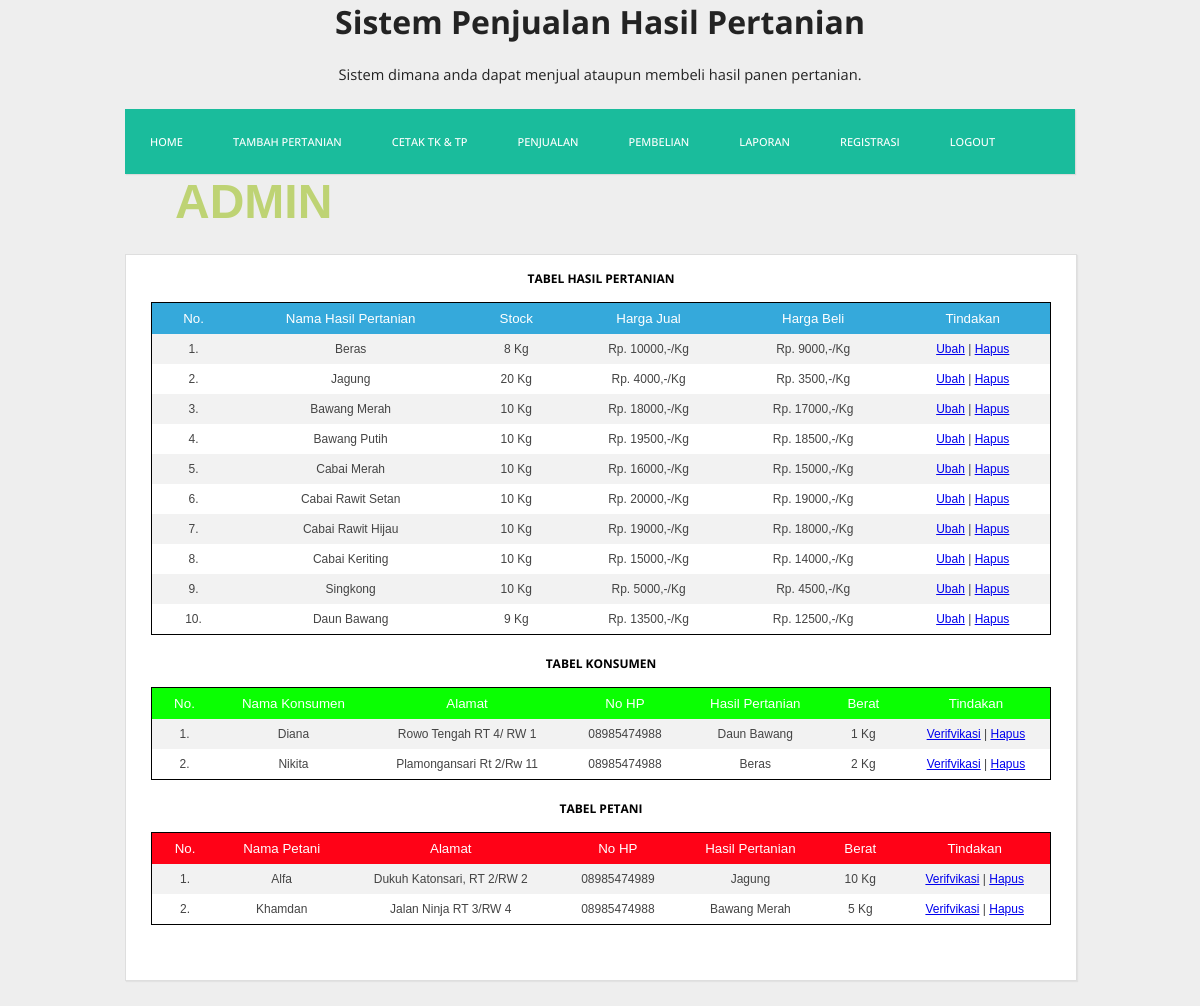
The page /admin.php (signed in) on the database its author committed.
### tables this page shows
CREATE TABLE `barang` (
  `id_barang` int(3) NOT NULL,
  `nama_barang` varchar(50) NOT NULL,
  `stock` int(20) NOT NULL,
  `harga_jual` int(10) NOT NULL,
  `harga_beli` int(10) NOT NULL
);

CREATE TABLE `konsumen` (
  `id_konsumen` int(3) NOT NULL,
  `nama_konsumen` varchar(50) NOT NULL,
  `alamat` varchar(255) NOT NULL,
  `nomor` varchar(15) NOT NULL,
  `nama_barang` varchar(50) NOT NULL,
  `berat` int(10) NOT NULL
);

CREATE TABLE `petani` (
  `id_petani` int(3) NOT NULL,
  `nama_petani` varchar(50) NOT NULL,
  `alamat` varchar(255) NOT NULL,
  `nomor` varchar(15) NOT NULL,
  `nama_barang` varchar(50) NOT NULL,
  `berat` int(10) NOT NULL
);

### admin.php (the view, shortened to what this page needs)
<?php
include_once("config.php");
$result = mysqli_query($mysqli, "SELECT * FROM barang");
$konsumen = mysqli_query($mysqli, "SELECT * FROM konsumen");
$petani = mysqli_query($mysqli, "SELECT * FROM petani");
?>
<html>
<head>
    <link rel="stylesheet" href="desain.css" />
</head>
<body>
    <header>
    <h1>Sistem Penjualan Hasil Pertanian</h1>
    <p class="deskripsi">Sistem dimana anda dapat menjual ataupun membeli hasil panen pertanian.</p>
 </header>
<div class="wrap">
 <nav class="menu">
 <ul>
      <li><a href="index.php">Home</a></li>
      <li><a href="tambah.php">Tambah Pertanian</a></li>
      <li><a href="cetak.php">Cetak TK & TP</a></li>
      <li><a href="penjualan.php">Penjualan</a></li>
      <li><a href="pembelian.php">Pembelian</a></li>
      <li><a href="laporan.php">Laporan</a></li>
      <li><a href="registrasi.php">Registrasi</a></li>
      <li><a href="logout.php">Logout</a></li>
    </ul>
 </nav>
 <div class="blog">
 <h2><a href="admin.php" id="admin">Admin</a></h2>
    <div class="conteudo">
    <center>
    <div class="post-info">
        <b>Tabel Hasil Pertanian</b>
    </div>
     <table class="table">
    <tr>
        <th>No.</th> <th>Nama Hasil Pertanian</th> <th>Stock</th> <th>Harga Jual</th> <th>Harga Beli</th> <th>Tindakan</th>
    </tr>
    <?php
    $no=0;
        while($user_data = mysqli_fetch_array($result)) {
        $no++;
        echo "<tr>";
        echo "<td>".$no.".</td>";
        echo "<td>".$user_data['nama_barang']."</td>";
        echo "<td>".$user_data['stock']." Kg</td>";
        echo "<td>Rp. ".$user_data['harga_jual'].",-/Kg</td>";
        echo "<td>Rp. ".$user_data['harga_beli'].",-/Kg</td>";
        echo "<td><a href='edit.php?id_barang=$user_data[id_barang]'>Ubah</a> | <a href='delete.php?id_barang=$user_data[id_barang]'>Hapus</a></td></tr>";
    }
    ?>
    </table><br></br>
    <div class="post-info">
        <b>Tabel Konsumen</b>
    </div>
         <table class="table1">
    <tr>
        <th>No.</th> <th>Nama Konsumen</th> <th>Alamat</th> <th>No HP</th> <th>Hasil Pertanian</th> <th>Berat</th> <th>Tindakan</th>
    </tr>
    <?php
    $no=0;
        while($user_data = mysqli_fetch_array($konsumen)) {
        $no++;
        echo "<tr>";
        echo "<td>".$no.".</td>";
        echo "<td>".$user_data['nama_konsumen']."</td>";
        echo "<td>".$user_data['alamat']."</td>";
        echo "<td>".$user_data['nomor']."</td>";
        echo "<td>".$user_data['nama_barang']."</td>";
        echo "<td>".$user_data['berat']." Kg</td>";
        echo "<td><a href='verifkonsumen.php?id_konsumen=$user_data[id_konsumen]'>Verifvikasi</a> | <a href='deletekonsumen.php?id_konsumen=$user_data[id_konsumen]'>Hapus</a></td></tr>";
    }
    ?>
    </table><br></br>
    <div class="post-info">
        <b>Tabel Petani</b>
    </div>
         <table class="table2">
    <tr>
        <th>No.</th> <th>Nama Petani</th> <th>Alamat</th> <th>No HP</th> <th>Hasil Pertanian</th> <th>Berat</th> <th>Tindakan</th>
    </tr>
    <?php
    $no=0;
        while($user_data = mysqli_fetch_array($petani)) {
        $no++;
        echo "<tr>";
        echo "<td>".$no.".</td>";
        echo "<td>".$user_data['nama_petani']."</td>";
        echo "<td>".$user_data['alamat']."</td>";
        echo "<td>".$user_data['nomor']."</td>";
        echo "<td>".$user_data['nama_barang']."</td>";
        echo "<td>".$user_data['berat']." Kg</td>";
        echo "<td><a href='verifpetani.php?id_petani=$user_data[id_petani]'>Verifvikasi</a> | <a href='deletepetani.php?id_petani=$user_data[id_petani]'>Hapus</a></td></tr>";
    }
    ?>
    </table><br></br>
    </center>
    </div>
</div>
</body>
</html>

### desain.css (style rules this page uses)
body { background: #eee; margin:0; font-family: 'Open Sans', sans-serif; }
header { text-align: center; color: #232323; }
header .deskripsi { font-size: 11pt; }
.wrap { width: 950px; margin:25px auto; }
nav.menu ul { overflow:hidden; color:#fff; list-style: none; float:left; padding:0; width: 950px; margin:0 0 0; background: #1abc9c; -webkit-box-shadow: 1px 1px 1px 0px rgba(204,204,204,0.55); -moz-box-shadow: 1px 1px 1px 0px rgba(204,204,204,0.55); box-shadow: 1px 1px 1px 0px rgba(204,204,204,0.55); }
nav.menu ul li { margin:0; float:left; }
nav.menu ul a { padding:25px; display:block; font-weight:500; font-size: 11px; color:#fff; text-transform: uppercase; transition: all 0.5s ease; text-decoration: none; }
.blog { float:left; }
.table { font-family: sans-serif; color: #444; border-collapse: collapse; width: 100%; border: 1px solid black; }
.table tr th { background: #35A9DB; color: #fff; font-size: 10pt; font-weight: normal; }
.table, th, td { font-size: 9pt; padding: 8px 20px; text-align: center; }
.table tr:nth-child(even) { background-color: #f2f2f2; }
.table1 { font-family: sans-serif; color: #444; border-collapse: collapse; width: 100%; border: 1px solid black; }
.table1 tr th { background: #0aff02; color: #fff; font-size: 10pt; font-weight: normal; }
.table1, th, td { padding: 8px 20px; text-align: center; font-size: 9pt; }
.table1 tr:nth-child(even) { background-color: #f2f2f2; }
.table2 { font-family: sans-serif; color: #444; border-collapse: collapse; width: 100%; border: 1px solid black; }
.table2 tr th { background: #ff0217; color: #fff; font-size: 10pt; font-weight: normal; }
.table2, th, td { padding: 8px 20px; text-align: center; font-size: 9pt; }
.table2 tr:nth-child(even) { background-color: #f2f2f2; }
.table3, th, td { padding: 8px 20px; text-align: center; font-size: 9pt; }
.conteudo { font-size: 11px; width:900px; padding:25px; margin:25px auto; background: #fff; border:1px solid #dedede; -webkit-box-shadow: 1px 1px 1px 0px rgba(204,204,204,0.35); -moz-box-shadow: 1px 1px 1px 0px rgba(204,204,204,0.35); box-shadow: 1px 1px 1px 0px rgba(204,204,204,0.35); }
.post-info { font-size: 12px; margin: -10px 0 15px; text-transform: uppercase; }

### admin.php (style rules this page uses)
h2 { color: #301b7a; font-size: 48px; font-family: sans-serif; margin: auto; mix-blend-mode: difference; padding: 0 50px; text-transform: uppercase; }
#admin { text-decoration:none; color: #301b7a; }

### rows shown on the page
barang: nama_barang "Beras", stock "8", harga_jual "10000", harga_beli "9000"
barang: nama_barang "Jagung", stock "20", harga_jual "4000", harga_beli "3500"
barang: nama_barang "Bawang Merah", stock "10", harga_jual "18000", harga_beli "17000"
barang: nama_barang "Bawang Putih", stock "10", harga_jual "19500", harga_beli "18500"
barang: nama_barang "Cabai Merah", stock "10", harga_jual "16000", harga_beli "15000"
barang: nama_barang "Cabai Rawit Setan", stock "10", harga_jual "20000", harga_beli "19000"
barang: nama_barang "Cabai Rawit Hijau", stock "10", harga_jual "19000", harga_beli "18000"
barang: nama_barang "Cabai Keriting", stock "10", harga_jual "15000", harga_beli "14000"
barang: nama_barang "Singkong", stock "10", harga_jual "5000", harga_beli "4500"
barang: nama_barang "Daun Bawang", stock "9", harga_jual "13500", harga_beli "12500"
konsumen: nama_konsumen "Diana", alamat "Rowo Tengah RT 4/ RW 1", nomor "08985474988", nama_barang "Daun Bawang", berat "1"
konsumen: nama_konsumen "Nikita", alamat "Plamongansari Rt 2/Rw 11", nomor "08985474988", nama_barang "Beras", berat "2"
petani: nama_petani "Alfa", alamat "Dukuh Katonsari, RT 2/RW 2", nomor "08985474989", nama_barang "Jagung", berat "10"
petani: nama_petani "Khamdan", alamat "Jalan Ninja RT 3/RW 4", nomor "08985474988", nama_barang "Bawang Merah", berat "5"
